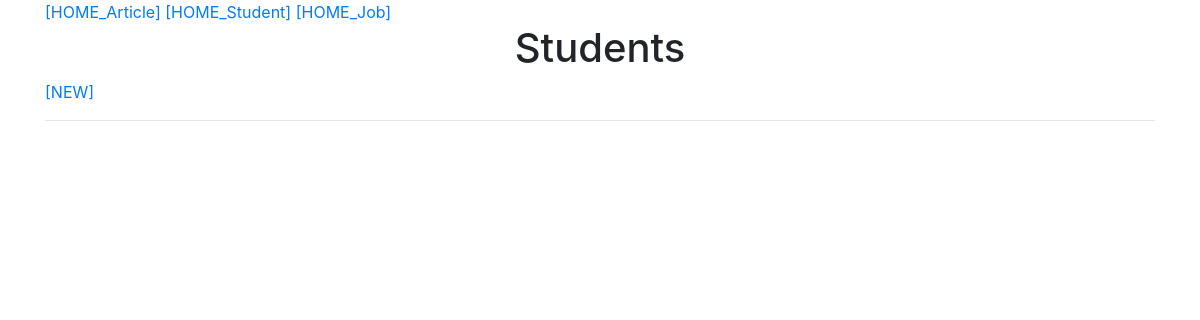
The app's page /students/, older data.
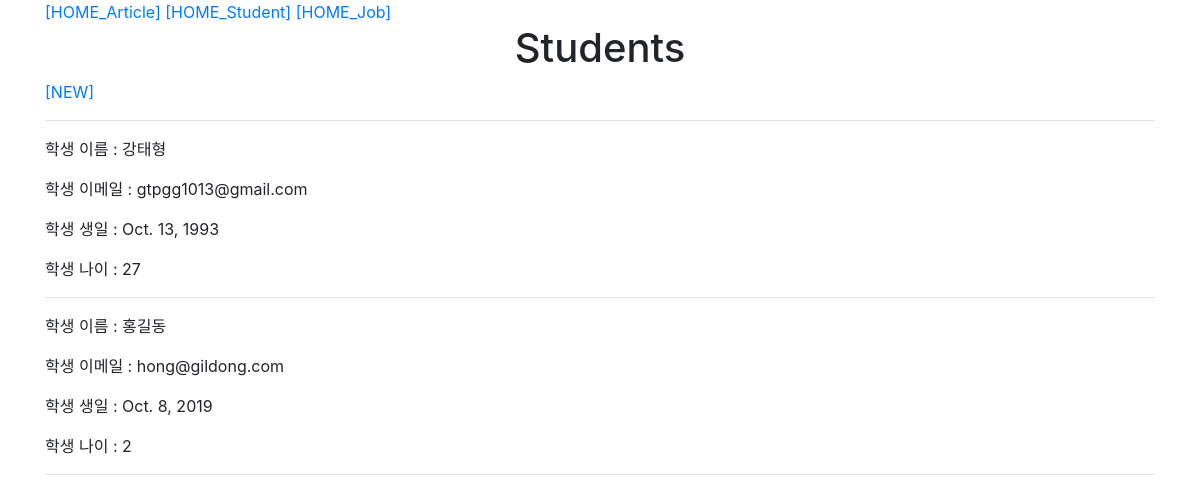
The same page, newer data.
### students/models.py (models this page shows, shortened)
class Student(models.Model):
    name = models.CharField(max_length=20)
    email = models.CharField(max_length=20)
    birthday = models.DateField()
    age = models.IntegerField()

### students/views.py (the view)
# urls.py: path('', views.index, name="index"),
def index(request):
    students = Student.objects.all()
    context = {
        'students' : students
    }
    return render(request, 'students/index.html', context)

### students/templates/students/index.html
{% extends 'base.html' %}
{% block content %}
<h1 class="text-center">Students</h1>
<a href="/students/new/">[NEW]</a>
<hr>
{% for student in students%}
<p>학생 이름 : {{ student.name }}</p>
<p>학생 이메일 : {{ student.email }}</p>
<p>학생 생일 : {{ student.birthday }}</p>
<p>학생 나이 : {{ student.age }}</p>
<hr>
{% endfor %}
{% endblock %}

Row changes from the older to the newer data that the page shows:
added Student: name "강태형", email "gtpgg1013@gmail.com", birthday "Oct. 13, 1993", age "27"
added Student: name "홍길동", email "hong@gildong.com", birthday "Oct. 8, 2019", age "2"
